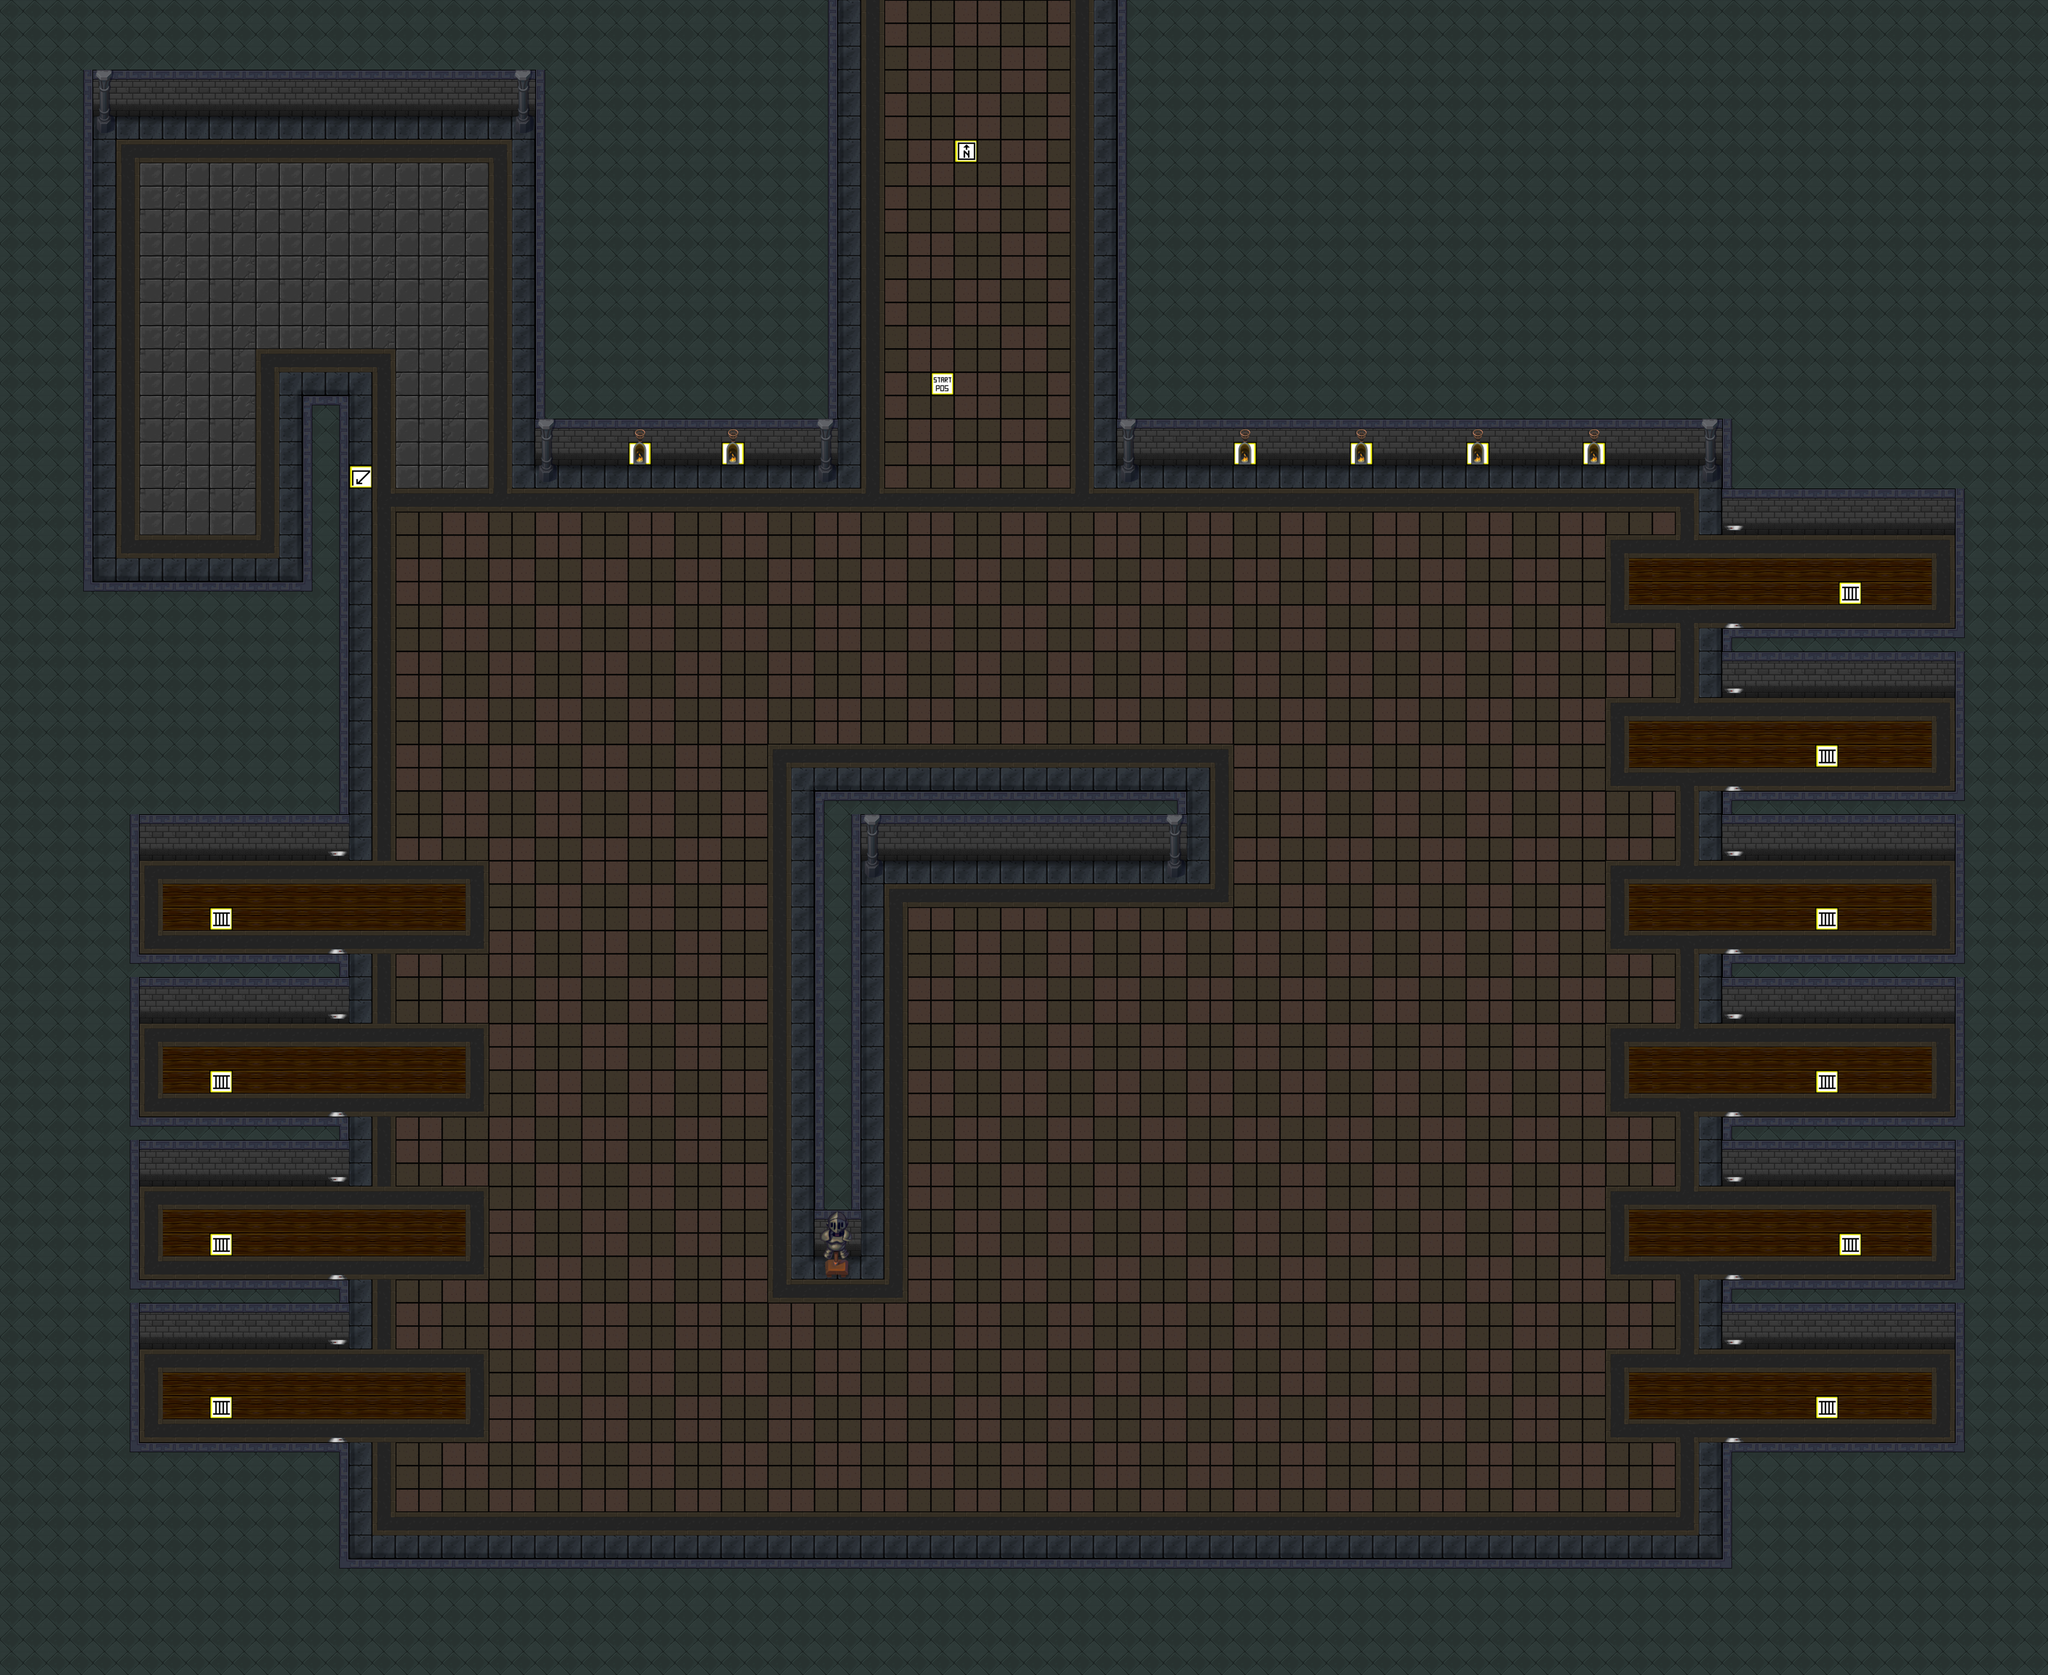

Below is a game level as drawn by its tile map, then a one-line description and the .tmx that defines it (tile-layer data replaced by summaries):
An orthogonal 88x72 tile map with 64x64 px tiles, 3 tile layers (game tiles, extra game tiles, marker tiles), 2 tilesets and 32 objects (22x Collision, 10x Laser).

<map version="1.2" tiledversion="1.3.4" orientation="orthogonal" renderorder="left-up" compressionlevel="0" width="88" height="72" tilewidth="64" tileheight="64" infinite="0" nextlayerid="61" nextobjectid="895">
 <tileset firstgid="1" name="marker_tiles" tilewidth="64" tileheight="64" tilecount="100" columns="10">
  <image source="marker_tiles.png" width="640" height="640" />
 </tileset>
 <tileset firstgid="101" name="tileset2" tilewidth="64" tileheight="64" tilecount="616" columns="22">
  <image source="tileset2.png" width="1408" height="1792" />
 </tileset>
 <layer id="56" name="game tiles" width="88" height="72">
  <data>[6336 cells, 6336 non-empty, 43 distinct tile ids]</data>
 </layer>
 <layer id="57" name="extra game tiles" width="88" height="72">
  <data>[6336 cells, 322 non-empty, 15 distinct tile ids]</data>
 </layer>
 <layer id="58" name="marker tiles" width="88" height="72">
  <data>[6336 cells, 19 non-empty, 5 distinct tile ids]</data>
 </layer>
 <objectgroup color="#ffaa00" id="42" name="collision" visible="0">
  <object id="833" name="Wall" type="Collision" x="0" y="3968" width="960" height="320" />
  <object id="834" name="Wall" type="Collision" x="0" y="4288" width="5632" height="320" />
  <object id="837" name="Wall" type="Collision" x="5376" y="1472" width="256" height="2496" />
  <object id="839" name="Wall" type="Collision" x="3072" y="0" width="1664" height="1280" />
  <object id="840" name="Wall" type="Collision" x="0" y="1600" width="960" height="768" />
  <object id="850" name="Wall" type="Collision" x="4736" y="0" width="896" height="1472" />
  <object id="853" name="Wall" type="Collision" x="4736" y="3968" width="896" height="320" />
  <object id="857" name="Wall" type="Collision" x="4736" y="1728" width="640" height="192" />
  <object id="867" name="Laser" gid="6" x="4736" y="1728" width="64" height="64">
   <properties>
    <property name="direction" value="vertical" />
    <property name="height" type="int" value="4" />
    <property name="width" type="int" value="1" />
   </properties>
  </object>
  <object id="868" name="Laser" gid="6" x="4736" y="2176" width="64" height="64">
   <properties>
    <property name="direction" value="vertical" />
    <property name="height" type="int" value="4" />
    <property name="width" type="int" value="1" />
   </properties>
  </object>
  <object id="869" name="Laser" gid="6" x="4736" y="2624" width="64" height="64">
   <properties>
    <property name="direction" value="vertical" />
    <property name="height" type="int" value="4" />
    <property name="width" type="int" value="1" />
   </properties>
  </object>
  <object id="870" name="Laser" gid="6" x="4736" y="3072" width="64" height="64">
   <properties>
    <property name="direction" value="vertical" />
    <property name="height" type="int" value="4" />
    <property name="width" type="int" value="1" />
   </properties>
  </object>
  <object id="871" name="Laser" gid="6" x="4736" y="3520" width="64" height="64">
   <properties>
    <property name="direction" value="vertical" />
    <property name="height" type="int" value="4" />
    <property name="width" type="int" value="1" />
   </properties>
  </object>
  <object id="872" name="Laser" gid="6" x="4736" y="3968" width="64" height="64">
   <properties>
    <property name="direction" value="vertical" />
    <property name="height" type="int" value="4" />
    <property name="width" type="int" value="1" />
   </properties>
  </object>
  <object id="873" name="Wall" type="Collision" x="4736" y="2176" width="640" height="192" />
  <object id="874" name="Wall" type="Collision" x="4736" y="2624" width="640" height="192" />
  <object id="875" name="Wall" type="Collision" x="4736" y="3072" width="640" height="192" />
  <object id="876" name="Wall" type="Collision" x="4736" y="3520" width="640" height="192" />
  <object id="877" name="Wall" type="Collision" x="2240" y="2176" width="1024" height="192" />
  <object id="878" name="Wall" type="Collision" x="2240" y="2368" width="128" height="1088" />
  <object id="883" name="Wall" type="Collision" x="0" y="2368" width="384" height="1600" />
  <object id="884" name="Wall" type="Collision" x="384" y="2624" width="576" height="192" />
  <object id="885" name="Wall" type="Collision" x="384" y="3072" width="576" height="192" />
  <object id="886" name="Wall" type="Collision" x="384" y="3520" width="576" height="192" />
  <object id="887" name="Wall" type="Collision" x="1472" y="0" width="832" height="1280" />
  <object id="888" name="Wall" type="Collision" x="0" y="0" width="1472" height="320" />
  <object id="889" name="Wall" type="Collision" x="0" y="320" width="256" height="1280" />
  <object id="890" name="Wall" type="Collision" x="832" y="1088" width="128" height="512" />
  <object id="891" name="Laser" gid="6" x="896" y="3968" width="64" height="64">
   <properties>
    <property name="direction" value="vertical" />
    <property name="height" type="int" value="4" />
    <property name="width" type="int" value="1" />
   </properties>
  </object>
  <object id="892" name="Laser" gid="6" x="896" y="3520" width="64" height="64">
   <properties>
    <property name="direction" value="vertical" />
    <property name="height" type="int" value="4" />
    <property name="width" type="int" value="1" />
   </properties>
  </object>
  <object id="893" name="Laser" gid="6" x="896" y="3072" width="64" height="64">
   <properties>
    <property name="direction" value="vertical" />
    <property name="height" type="int" value="4" />
    <property name="width" type="int" value="1" />
   </properties>
  </object>
  <object id="894" name="Laser" gid="6" x="896" y="2624" width="64" height="64">
   <properties>
    <property name="direction" value="vertical" />
    <property name="height" type="int" value="4" />
    <property name="width" type="int" value="1" />
   </properties>
  </object>
 </objectgroup>
</map>
